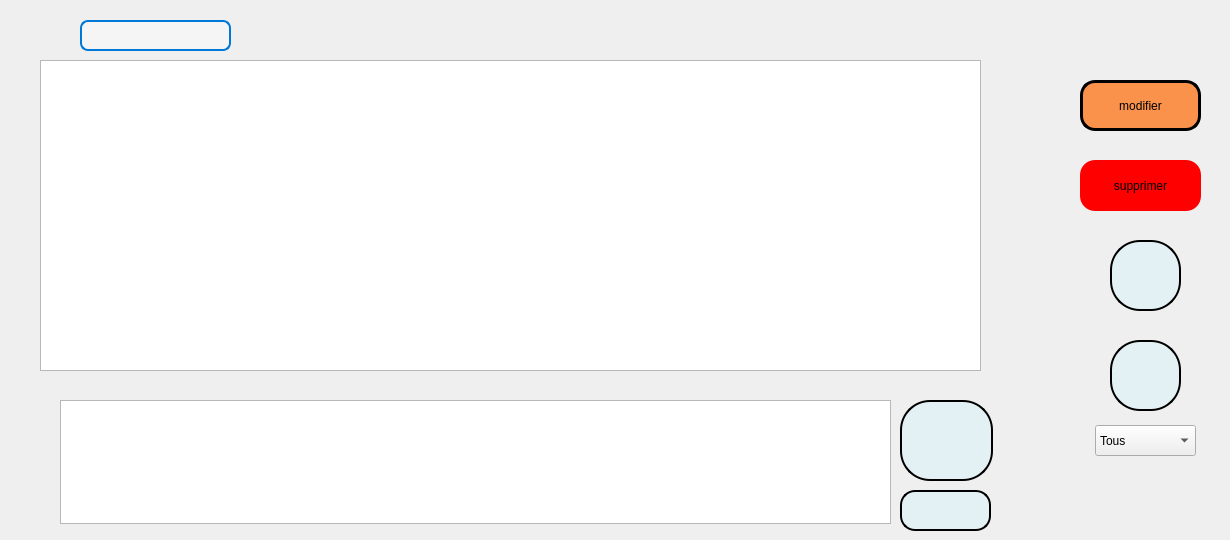
       <widget class="QWidget" name="listes">
        <attribute name="title">
         <string>Tab 1</string>
        </attribute>
        <widget class="QTableView" name="tableView">
         <property name="geometry">
          <rect>
           <x>40</x>
           <y>60</y>
           <width>941</width>
           <height>311</height>
          </rect>
         </property>
        </widget>
        <widget class="QPushButton" name="deleteButton">
         <property name="geometry">
          <rect>
           <x>1080</x>
           <y>160</y>
           <width>121</width>
           <height>51</height>
          </rect>
         </property>
         <property name="styleSheet">
          <string notr="true">background-color: rgb(255, 0, 0);
claire border: 3px solid black;
border-radius: 15px;
font: 700 10pt &quot;Arial Rounded MT&quot;;
</string>
         </property>
         <property name="text">
          <string>supprimer</string>
         </property>
         <property name="icon">
          <iconset theme="QIcon::ThemeIcon::EditDelete"/>
         </property>
        </widget>
        <widget class="QPushButton" name="modifyButton">
         <property name="geometry">
          <rect>
           <x>1080</x>
           <y>80</y>
           <width>121</width>
           <height>51</height>
          </rect>
         </property>
         <property name="styleSheet">
          <string notr="true">QPushButton {
    border: 3px solid black;
    background-color: rgb(250, 146, 75);
    border-radius: 15px;
    font: 700 10pt &quot;Arial Rounded MT&quot;;
}

QPushButton:hover {
    background-color: rgb(255, 170, 100); /* Couleur plus claire au survol */
}
</string>
         </property>
         <property name="text">
          <string>modifier</string>
         </property>
         <property name="icon">
          <iconset theme="QIcon::ThemeIcon::MailMessageNew"/>
         </property>
        </widget>
        <widget class="QPushButton" name="pdf">
         <property name="geometry">
          <rect>
           <x>1110</x>
           <y>240</y>
           <width>71</width>
           <height>71</height>
          </rect>
         </property>
         <property name="styleSheet">
          <string notr="true">background-color: rgb(227, 241, 244);
border: 2px solid; /* Ajoute une bordure */
border-image-source: linear-gradient(to right, black, white); /* Définir le gradient */
border-image-slice: 1; /* Permet d'appliquer le gradient sur toute la bordure */
border-radius: 30px; /* Ajuste selon le degré d'arrondi souhaité */
qproperty-iconSize: 50px 50px; /* Ajuste la taille de l'icône */</string>
         </property>
         <property name="text">
          <string/>
         </property>
         <property name="icon">
          <iconset resource="img.qrc">
           <normaloff>:/img/pdf17.png</normaloff>:/img/pdf17.png</iconset>
         </property>
        </widget>
        <widget class="QLabel" name="label_2">
         <property name="geometry">
          <rect>
           <x>1060</x>
           <y>40</y>
           <width>161</width>
           <height>481</height>
          </rect>
         </property>
         <property name="text">
          <string/>
         </property>
        </widget>
        <widget class="QPushButton" name="btnTrierServices">
         <property name="geometry">
          <rect>
           <x>1110</x>
           <y>340</y>
           <width>71</width>
           <height>71</height>
          </rect>
         </property>
         <property name="styleSheet">
          <string notr="true">background-color: rgb(227, 241, 244);
border: 2px solid; /* Ajoute une bordure */
border-image-source: linear-gradient(to right, black, white); /* Définir le gradient */
border-image-slice: 1; /* Permet d'appliquer le gradient sur toute la bordure */
border-radius: 30px; /* Ajuste selon le degré d'arrondi souhaité */
qproperty-iconSize: 50px 50px; /* Ajuste la taille de l'icône */</string>
         </property>
         <property name="text">
          <string/>
         </property>
         <property name="icon">
          <iconset resource="img.qrc">
           <normaloff>:/img/26221823-tri-icone-vecteur-symbole-conception-illustration-vectoriel-removebg-preview.png</normaloff>:/img/26221823-tri-icone-vecteur-symbole-conception-illustration-vectoriel-removebg-preview.png</iconset>
         </property>
        </widget>
        <widget class="QComboBox" name="comboBox_StatutFiltre">
         <property name="geometry">
          <rect>
           <x>1095</x>
           <y>425</y>
           <width>101</width>
           <height>31</height>
          </rect>
         </property>
         <property name="styleSheet">
          <string notr="true">QComboBox#comboBox_Statut {
    border: 2px solid #0078D7;  /* Bordure bleue élégante */
    border-radius: 30px;         /* Coins arrondis */
    padding: 6px 12px;          /* Espacement interne */
    font-size: 14px;            /* Taille du texte */
    background-color: #F5F5F5;  /* Fond légèrement gris */
    selection-background-color: #0078D7; /* Couleur de sélection */
}

/* Effet quand on passe la souris */
QComboBox#comboBox_Statut:hover {
    border: 2px solid #0056A3;  /* Bordure plus foncée */
}

/* Effet quand on clique */
QComboBox#comboBox_Statut:focus {
    border: 2px solid #003E7E;
    background-color: white;
}

/* Style du menu déroulant */
QComboBox#comboBox_Statut QAbstractItemView {
    border: 1px solid #0078D7;
    border-radius: 4px;
    background: white;
    selection-background-color: #0078D7;
    selection-color: white;
}

/* Style de la flèche */
QComboBox#comboBox_Statut::drop-down {
    border: none;
    width: 24px;
    background: none;
}

QComboBox#comboBox_Statut::down-arrow {
    image: url(:/icons/down-arrow.png); /* Ajoute une icône personnalisée */
    width: 16px;
    height: 16px;
}
</string>
         </property>
         <item>
          <property name="text">
           <string>Tous</string>
          </property>
         </item>
         <item>
          <property name="text">
           <string>Actif</string>
          </property>
         </item>
         <item>
          <property name="text">
           <string>Suspendu</string>
          </property>
         </item>
        </widget>
        <widget class="QLineEdit" name="lineEdit_Recherche">
         <property name="geometry">
          <rect>
           <x>80</x>
           <y>20</y>
           <width>151</width>
           <height>31</height>
          </rect>
         </property>
         <property name="styleSheet">
          <string notr="true">QLineEdit#lineEdit_Recherche {
    border: 2px solid #0078D7;  /* Bordure bleue élégante */
    border-radius: 8px;         /* Coins arrondis */
    padding: 6px 12px;          /* Espacement interne */
    font-size: 14px;            /* Taille du texte */
    background-color: #F5F5F5;  /* Fond légèrement gris */
    selection-background-color: #0078D7; /* Couleur de sélection */
}

QLineEdit#lineEdit_Recherche:focus {
    border: 2px solid #0056A3;  /* Bordure plus foncée en focus */
    background-color: white;
}

QLineEdit#lineEdit_Recherche::placeholder {
    color: #808080;  /* Texte en gris clair */
    font-style: italic;
}
QLineEdit#lineEdit_Recherche {
    padding-left: 30px; /* Décale le texte pour laisser place à l'icône */
    background-image: url(:/icons/search.png);
    background-position: 5px center;
    background-repeat: no-repeat;
}

</string>
         </property>
        </widget>
        <widget class="QTextEdit" name="requete">
         <property name="geometry">
          <rect>
           <x>60</x>
           <y>400</y>
           <width>831</width>
           <height>124</height>
          </rect>
         </property>
         <property name="styleSheet">
          <string notr="true"/>
         </property>
        </widget>
        <widget class="QPushButton" name="sendButton">
         <property name="geometry">
          <rect>
           <x>900</x>
           <y>400</y>
           <width>93</width>
           <height>81</height>
          </rect>
         </property>
         <property name="styleSheet">
          <string notr="true">QPushButton {
    background-color: rgb(227, 241, 244);
    border: 2px solid;
    border-image-source: linear-gradient(to right, black, white);
    border-image-slice: 1;
    border-radius: 30px;
    qproperty-iconSize: 50px 50px;
}

QPushButton:hover {
    background-color: rgb(240, 250, 252); /* Couleur plus claire au survol */
}
</string>
         </property>
         <property name="text">
          <string/>
         </property>
         <property name="icon">
          <iconset resource="img.qrc">
           <normaloff>:/img/ia.png</normaloff>:/img/ia.png</iconset>
         </property>
         <property name="iconSize">
          <size>
           <width>50</width>
           <height>50</height>
          </size>
         </property>
        </widget>
        <widget class="QPushButton" name="btnVoix">
         <property name="geometry">
          <rect>
           <x>900</x>
           <y>490</y>
           <width>91</width>
           <height>41</height>
          </rect>
         </property>
         <property name="styleSheet">
          <string notr="true">QPushButton {
    background-color: rgb(227, 241, 244);
    border: 2px solid;
    border-image-source: linear-gradient(to right, black, white);
    border-image-slice: 1;
    border-radius: 15px;
    qproperty-iconSize: 30px 30px;
}

QPushButton:hover {
    background-color: rgb(240, 250, 252); /* Couleur plus claire au survol */
}
</string>
         </property>
         <property name="text">
          <string/>
         </property>
         <property name="icon">
          <iconset theme="QIcon::ThemeIcon::AudioInputMicrophone"/>
         </property>
         <property name="iconSize">
          <size>
           <width>30</width>
           <height>30</height>
          </size>
         </property>
        </widget>
        <zorder>label_2</zorder>
        <zorder>tableView</zorder>
        <zorder>deleteButton</zorder>
        <zorder>modifyButton</zorder>
        <zorder>pdf</zorder>
        <zorder>btnTrierServices</zorder>
        <zorder>comboBox_StatutFiltre</zorder>
        <zorder>lineEdit_Recherche</zorder>
        <zorder>requete</zorder>
        <zorder>sendButton</zorder>
        <zorder>btnVoix</zorder>
       </widget>
